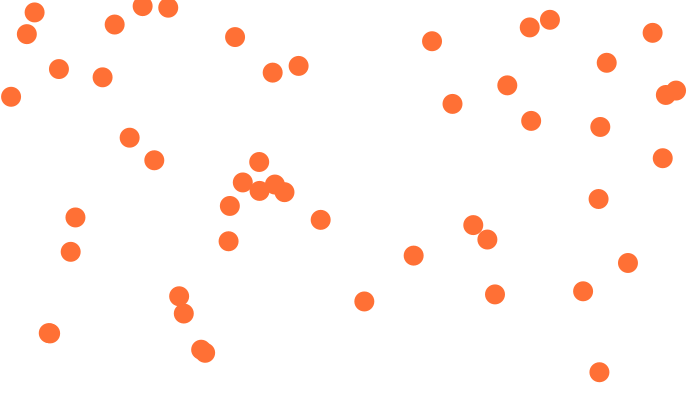
Frame 1 (no input)
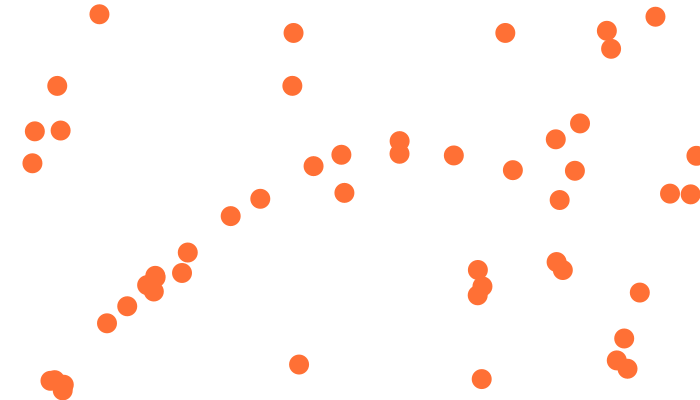
Frame 60 (the mouse pressed at the canvas centre just before this capture)
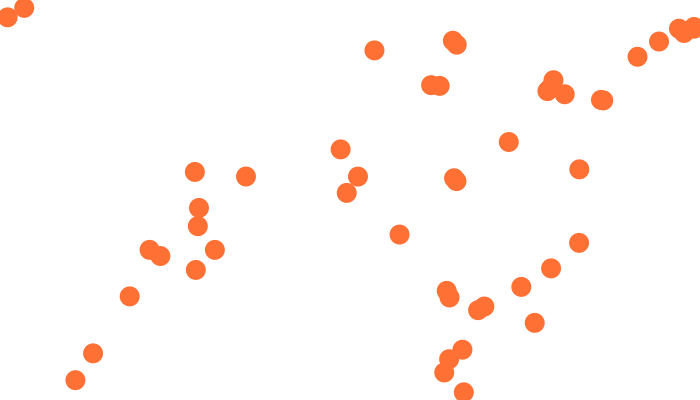
Frame 120 (the mouse held since frame 60 and released just before this capture)

The Processing sketch that drew these frames (run headless with seeded random() and noise(); from frame 60 on, the mouse is pressed at the canvas centre):

// Processing sketch: N06_flow_field
// ── N06_flow_field.pde
Vehicle[] things;
Flowfield field;

void setup() {
  size(700, 400);
  smooth();
  noStroke();


  things = new Vehicle[50];
  for(int i = 0; i < 50; i++) {
    things[i] = new Vehicle();
  }
  field = new Flowfield();
}

void draw() {
  background(255);

  for(Vehicle v : things) {
    v.flow(field);
    v.update();
    v.checkEdges();
    v.display();
  }
}

// ── Flowfield.pde
class Flowfield {
  PVector[][] field;
  int cols, rows;
  int resolution;

  Flowfield() {
    resolution = 10;
    cols = width / resolution;
    rows = height / resolution;
    field = new PVector[cols][rows];

    float xOff = 0;
    for(int i = 0; i < cols; i++) {
      float yOff = 0;
      for(int j = 0; j < rows; j++) {
        float theta = map(noise(xOff, yOff), 0, 1, 0, TWO_PI);
        field[i][j] = new PVector(cos(theta), sin(theta));
        yOff += 0.1;
      }
      xOff += 0.1;
    }
  }

  PVector lookup(PVector lookup) {
    int column = int(constrain(lookup.x / resolution, 0, cols - 1));
    int row = int(constrain(lookup.y / resolution, 0, rows - 1));

    return field[column][row].get();
  }
}
// ── Vehicle.pde
class Vehicle {
  PVector location;
  PVector velocity;
  PVector acceleration;
  float topSpeed, maxForce;
  float mass;

  Vehicle() {
    location = new PVector(random(0, width), random(0, height));
    velocity = new PVector(0, 0);
    acceleration = new PVector(0, 0);
    topSpeed = 4;
    maxForce = 0.1;
    mass = 1;
  }

  void update() {
    velocity.add(acceleration);
    location.add(velocity);
    acceleration.mult(0);
  }

  void display() {
    fill(#FF7035);
    ellipse(location.x, location.y, 20, 20);
  }

  void applyForce(PVector force) {
    PVector f = PVector.div(force, mass);
    acceleration.add(f);
  }

  void seek(PVector target) {
    PVector desired = PVector.sub(target, location);
    desired.normalize();
    desired.mult(topSpeed);

    PVector steer = PVector.sub(desired, velocity);
    steer.limit(maxForce);
    applyForce(steer);
  }

  void arrive(PVector target) {
    PVector desired = PVector.sub(target,location);

    float d = desired.mag();
    desired.normalize();

    if (d < 100) {
      float m = map(d, 0, 100, 0, topSpeed);
      desired.mult(m);
      } else {
        desired.mult(topSpeed);
      }

      PVector steer = PVector.sub(desired, velocity);
      steer.limit(maxForce);
      applyForce(steer);
  }

  void flow(Flowfield field) {
    PVector desired = field.lookup(location);
    desired.mult(topSpeed);

    PVector steer = PVector.sub(desired, velocity);
    steer.limit(maxForce);
    applyForce(steer);
  }

  void checkEdges() {
    if (location.x > width) {
      location.x = 0;
    } else if (location.x < 0) {
      location.x = width;
    }

    if (location.y > height) {
      location.y = 0;
    } else if (location.y < 0) {
      location.y = height;
    }
  }
}
